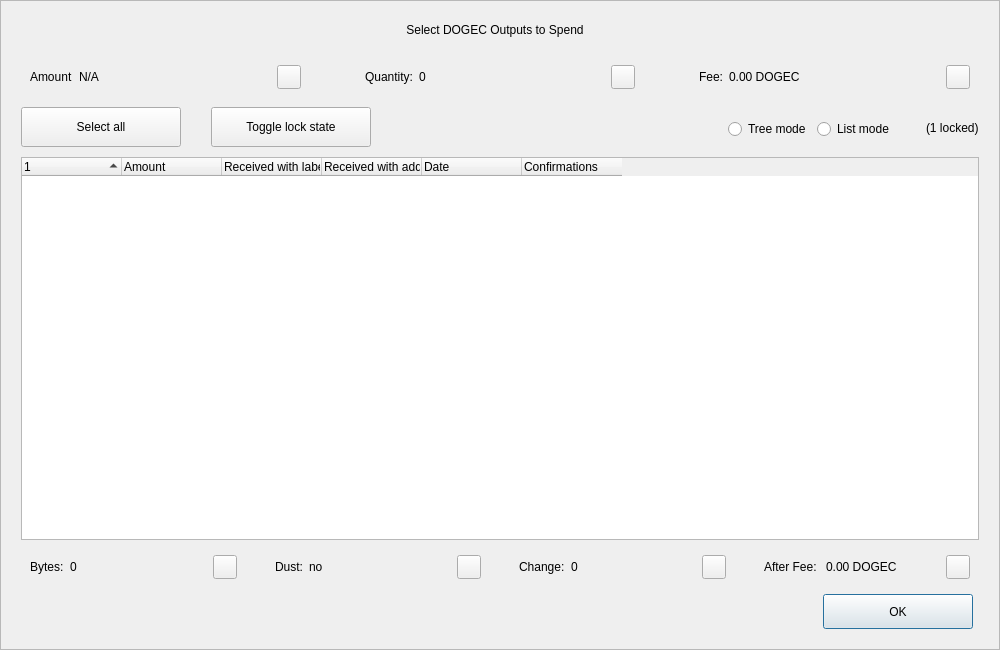
<?xml version="1.0" encoding="UTF-8"?>
<ui version="4.0">
 <class>CoinControlDialog</class>
 <widget class="QDialog" name="CoinControlDialog">
  <property name="geometry">
   <rect>
    <x>0</x>
    <y>0</y>
    <width>1000</width>
    <height>650</height>
   </rect>
  </property>
  <property name="minimumSize">
   <size>
    <width>950</width>
    <height>650</height>
   </size>
  </property>
  <property name="windowTitle">
   <string>Coin Selection</string>
  </property>
  <property name="styleSheet">
   <string notr="true"/>
  </property>
  <layout class="QVBoxLayout" name="verticalLayout">
   <property name="spacing">
    <number>0</number>
   </property>
   <property name="leftMargin">
    <number>0</number>
   </property>
   <property name="topMargin">
    <number>0</number>
   </property>
   <property name="rightMargin">
    <number>0</number>
   </property>
   <property name="bottomMargin">
    <number>0</number>
   </property>
   <item>
    <widget class="QFrame" name="frameContainer">
     <property name="toolTipDuration">
      <number>0</number>
     </property>
     <property name="frameShape">
      <enum>QFrame::StyledPanel</enum>
     </property>
     <property name="frameShadow">
      <enum>QFrame::Raised</enum>
     </property>
     <layout class="QVBoxLayout" name="verticalLayout_2">
      <property name="leftMargin">
       <number>0</number>
      </property>
      <property name="rightMargin">
       <number>0</number>
      </property>
      <property name="bottomMargin">
       <number>20</number>
      </property>
      <item>
       <layout class="QHBoxLayout" name="horizontalLayout_12">
        <property name="spacing">
         <number>0</number>
        </property>
        <property name="leftMargin">
         <number>20</number>
        </property>
        <property name="rightMargin">
         <number>30</number>
        </property>
        <item>
         <spacer name="horizontalSpacer_4">
          <property name="orientation">
           <enum>Qt::Horizontal</enum>
          </property>
          <property name="sizeHint" stdset="0">
           <size>
            <width>40</width>
            <height>20</height>
           </size>
          </property>
         </spacer>
        </item>
        <item>
         <widget class="QLabel" name="labelTitle">
          <property name="minimumSize">
           <size>
            <width>0</width>
            <height>40</height>
           </size>
          </property>
          <property name="maximumSize">
           <size>
            <width>16777215</width>
            <height>40</height>
           </size>
          </property>
          <property name="text">
           <string>Select DOGEC Outputs to Spend</string>
          </property>
          <property name="alignment">
           <set>Qt::AlignCenter</set>
          </property>
          <property name="margin">
           <number>7</number>
          </property>
         </widget>
        </item>
        <item>
         <spacer name="horizontalSpacer_5">
          <property name="orientation">
           <enum>Qt::Horizontal</enum>
          </property>
          <property name="sizeHint" stdset="0">
           <size>
            <width>40</width>
            <height>20</height>
           </size>
          </property>
         </spacer>
        </item>
       </layout>
      </item>
      <item>
       <layout class="QHBoxLayout" name="horizontalLayout_8">
        <property name="leftMargin">
         <number>20</number>
        </property>
        <property name="rightMargin">
         <number>20</number>
        </property>
        <item>
         <widget class="QWidget" name="layoutAmount" native="true">
          <layout class="QHBoxLayout" name="horizontalLayout_9" stretch="0,1,0">
           <item>
            <widget class="QLabel" name="labelCoinControlAmountText">
             <property name="text">
              <string>Amount</string>
             </property>
            </widget>
           </item>
           <item>
            <widget class="QLabel" name="labelCoinControlAmount">
             <property name="text">
              <string notr="true">N/A</string>
             </property>
            </widget>
           </item>
           <item alignment="Qt::AlignHCenter|Qt::AlignVCenter">
            <widget class="QPushButton" name="pushButtonAmount">
             <property name="minimumSize">
              <size>
               <width>0</width>
               <height>24</height>
              </size>
             </property>
             <property name="maximumSize">
              <size>
               <width>24</width>
               <height>26</height>
              </size>
             </property>
             <property name="focusPolicy">
              <enum>Qt::NoFocus</enum>
             </property>
             <property name="styleSheet">
              <string notr="true">padding-bottom:2px;
padding-right:4px;</string>
             </property>
             <property name="text">
              <string/>
             </property>
            </widget>
           </item>
          </layout>
         </widget>
        </item>
        <item>
         <spacer name="horizontalSpacer_2">
          <property name="orientation">
           <enum>Qt::Horizontal</enum>
          </property>
          <property name="sizeType">
           <enum>QSizePolicy::Fixed</enum>
          </property>
          <property name="sizeHint" stdset="0">
           <size>
            <width>40</width>
            <height>20</height>
           </size>
          </property>
         </spacer>
        </item>
        <item>
         <widget class="QWidget" name="layoutQuantity" native="true">
          <layout class="QHBoxLayout" name="horizontalLayout_10" stretch="0,1,0">
           <item>
            <widget class="QLabel" name="labelCoinControlQuantityText">
             <property name="text">
              <string>Quantity:</string>
             </property>
            </widget>
           </item>
           <item>
            <widget class="QLabel" name="labelCoinControlQuantity">
             <property name="text">
              <string notr="true">0</string>
             </property>
            </widget>
           </item>
           <item alignment="Qt::AlignHCenter|Qt::AlignVCenter">
            <widget class="QPushButton" name="pushButtonQuantity">
             <property name="minimumSize">
              <size>
               <width>0</width>
               <height>24</height>
              </size>
             </property>
             <property name="maximumSize">
              <size>
               <width>24</width>
               <height>26</height>
              </size>
             </property>
             <property name="focusPolicy">
              <enum>Qt::NoFocus</enum>
             </property>
             <property name="styleSheet">
              <string notr="true">padding-bottom:2px;
               padding-right:4px;</string>
             </property>
             <property name="text">
              <string/>
             </property>
            </widget>
           </item>
          </layout>
         </widget>
        </item>
        <item>
         <spacer name="horizontalSpacer_22">
          <property name="orientation">
           <enum>Qt::Horizontal</enum>
          </property>
          <property name="sizeType">
           <enum>QSizePolicy::Fixed</enum>
          </property>
          <property name="sizeHint" stdset="0">
           <size>
            <width>40</width>
            <height>20</height>
           </size>
          </property>
         </spacer>
        </item>
        <item>
         <widget class="QWidget" name="layoutFee" native="true">
          <layout class="QHBoxLayout" name="horizontalLayout_11" stretch="0,1,0">
           <item>
            <widget class="QLabel" name="labelCoinControlFeeText">
             <property name="text">
              <string>Fee:</string>
             </property>
            </widget>
           </item>
           <item>
            <widget class="QLabel" name="labelCoinControlFee">
             <property name="text">
              <string>0.00 DOGEC</string>
             </property>
            </widget>
           </item>
           <item alignment="Qt::AlignHCenter|Qt::AlignVCenter">
            <widget class="QPushButton" name="pushButtonFee">
             <property name="minimumSize">
              <size>
               <width>0</width>
               <height>24</height>
              </size>
             </property>
             <property name="maximumSize">
              <size>
               <width>24</width>
               <height>26</height>
              </size>
             </property>
             <property name="focusPolicy">
              <enum>Qt::NoFocus</enum>
             </property>
             <property name="styleSheet">
              <string notr="true">padding-bottom:2px;
               padding-right:4px;</string>
             </property>
             <property name="text">
              <string/>
             </property>
            </widget>
           </item>
          </layout>
         </widget>
        </item>
       </layout>
      </item>
      <item>
       <widget class="QFrame" name="frame">
        <property name="minimumSize">
         <size>
          <width>0</width>
          <height>40</height>
         </size>
        </property>
        <property name="styleSheet">
         <string notr="true">#frame {
	border:0;
}</string>
        </property>
        <property name="frameShape">
         <enum>QFrame::StyledPanel</enum>
        </property>
        <property name="frameShadow">
         <enum>QFrame::Sunken</enum>
        </property>
        <layout class="QHBoxLayout" name="horizontalLayout">
         <property name="spacing">
          <number>0</number>
         </property>
         <property name="leftMargin">
          <number>20</number>
         </property>
         <property name="topMargin">
          <number>0</number>
         </property>
         <property name="rightMargin">
          <number>20</number>
         </property>
         <property name="bottomMargin">
          <number>0</number>
         </property>
         <item>
          <layout class="QHBoxLayout" name="horizontalLayoutPanel" stretch="0,0,0,0,0,0">
           <property name="spacing">
            <number>20</number>
           </property>
           <item>
            <widget class="QPushButton" name="pushButtonSelectAll">
             <property name="sizePolicy">
              <sizepolicy hsizetype="Maximum" vsizetype="Fixed">
               <horstretch>0</horstretch>
               <verstretch>0</verstretch>
              </sizepolicy>
             </property>
             <property name="minimumSize">
              <size>
               <width>160</width>
               <height>40</height>
              </size>
             </property>
             <property name="maximumSize">
              <size>
               <width>16777215</width>
               <height>40</height>
              </size>
             </property>
             <property name="text">
              <string>Select all</string>
             </property>
             <property name="checkable">
              <bool>true</bool>
             </property>
             <property name="checked">
              <bool>false</bool>
             </property>
             <property name="autoExclusive">
              <bool>false</bool>
             </property>
             <property name="autoDefault">
              <bool>false</bool>
             </property>
            </widget>
           </item>
           <item>
            <spacer name="horizontalSpacer_6">
             <property name="orientation">
              <enum>Qt::Horizontal</enum>
             </property>
             <property name="sizeType">
              <enum>QSizePolicy::Fixed</enum>
             </property>
             <property name="sizeHint" stdset="0">
              <size>
               <width>10</width>
               <height>20</height>
              </size>
             </property>
            </spacer>
           </item>
           <item>
            <widget class="QPushButton" name="pushButtonToggleLock">
             <property name="sizePolicy">
              <sizepolicy hsizetype="Maximum" vsizetype="Fixed">
               <horstretch>0</horstretch>
               <verstretch>0</verstretch>
              </sizepolicy>
             </property>
             <property name="minimumSize">
              <size>
               <width>160</width>
               <height>40</height>
              </size>
             </property>
             <property name="maximumSize">
              <size>
               <width>16777215</width>
               <height>40</height>
              </size>
             </property>
             <property name="text">
              <string>Toggle lock state</string>
             </property>
             <property name="checkable">
              <bool>true</bool>
             </property>
             <property name="autoExclusive">
              <bool>false</bool>
             </property>
             <property name="autoDefault">
              <bool>false</bool>
             </property>
            </widget>
           </item>
           <item>
            <spacer name="horizontalSpacer_7">
             <property name="orientation">
              <enum>Qt::Horizontal</enum>
             </property>
             <property name="sizeType">
              <enum>QSizePolicy::Expanding</enum>
             </property>
             <property name="sizeHint" stdset="0">
              <size>
               <width>30</width>
               <height>20</height>
              </size>
             </property>
            </spacer>
           </item>
           <item alignment="Qt::AlignRight">
            <widget class="QGroupBox" name="groupBox_2">
             <property name="styleSheet">
              <string notr="true">#groupBox_2 {
    background-color:transparent;
    border-radius:0;
}</string>
             </property>
             <property name="title">
              <string/>
             </property>
             <layout class="QHBoxLayout" name="horizontalLayout_14">
              <item>
               <widget class="QRadioButton" name="radioTreeMode">
                <property name="sizePolicy">
                 <sizepolicy hsizetype="Maximum" vsizetype="Fixed">
                  <horstretch>0</horstretch>
                  <verstretch>0</verstretch>
                 </sizepolicy>
                </property>
                <property name="text">
                 <string>Tree mode</string>
                </property>
               </widget>
              </item>
              <item>
               <widget class="QRadioButton" name="radioListMode">
                <property name="sizePolicy">
                 <sizepolicy hsizetype="Maximum" vsizetype="Fixed">
                  <horstretch>0</horstretch>
                  <verstretch>0</verstretch>
                 </sizepolicy>
                </property>
                <property name="text">
                 <string>List mode</string>
                </property>
                <property name="checked">
                 <bool>false</bool>
                </property>
               </widget>
              </item>
             </layout>
            </widget>
           </item>
           <item>
            <widget class="QLabel" name="labelLocked">
             <property name="text">
              <string>(1 locked)</string>
             </property>
            </widget>
           </item>
          </layout>
         </item>
        </layout>
       </widget>
      </item>
      <item>
       <layout class="QHBoxLayout" name="horizontalLayout_13">
        <property name="leftMargin">
         <number>20</number>
        </property>
        <property name="rightMargin">
         <number>20</number>
        </property>
        <item>
         <widget class="CoinControlTreeWidget" name="treeWidget">
          <property name="contextMenuPolicy">
           <enum>Qt::CustomContextMenu</enum>
          </property>
          <property name="styleSheet">
           <string notr="true"/>
          </property>
          <property name="sortingEnabled">
           <bool>false</bool>
          </property>
          <property name="columnCount">
           <number>6</number>
          </property>
          <attribute name="headerShowSortIndicator" stdset="0">
           <bool>true</bool>
          </attribute>
          <attribute name="headerStretchLastSection">
           <bool>false</bool>
          </attribute>
          <column>
           <property name="text">
            <string/>
           </property>
          </column>
          <column>
           <property name="text">
            <string>Amount</string>
           </property>
          </column>
          <column>
           <property name="text">
            <string>Received with label</string>
           </property>
          </column>
          <column>
           <property name="text">
            <string>Received with address</string>
           </property>
          </column>
          <column>
           <property name="text">
            <string>Date</string>
           </property>
          </column>
          <column>
           <property name="text">
            <string>Confirmations</string>
           </property>
           <property name="toolTip">
            <string>Confirmed</string>
           </property>
          </column>
         </widget>
        </item>
       </layout>
      </item>
      <item>
       <layout class="QHBoxLayout" name="horizontalLayout_3">
        <property name="spacing">
         <number>20</number>
        </property>
        <property name="leftMargin">
         <number>20</number>
        </property>
        <property name="rightMargin">
         <number>20</number>
        </property>
        <item>
         <widget class="QWidget" name="layoutBytes" native="true">
          <layout class="QHBoxLayout" name="horizontalLayout_4" stretch="0,1,0">
           <item>
            <widget class="QLabel" name="labelCoinControlBytesText">
             <property name="text">
              <string>Bytes:</string>
             </property>
            </widget>
           </item>
           <item>
            <widget class="QLabel" name="labelCoinControlBytes">
             <property name="text">
              <string notr="true">0</string>
             </property>
            </widget>
           </item>
           <item alignment="Qt::AlignHCenter|Qt::AlignVCenter">
            <widget class="QPushButton" name="pushButtonBytes">
             <property name="minimumSize">
              <size>
               <width>0</width>
               <height>24</height>
              </size>
             </property>
             <property name="maximumSize">
              <size>
               <width>24</width>
               <height>26</height>
              </size>
             </property>
             <property name="focusPolicy">
              <enum>Qt::NoFocus</enum>
             </property>
             <property name="styleSheet">
              <string notr="true">padding-bottom:2px;
               padding-right:4px;</string>
             </property>
             <property name="text">
              <string/>
             </property>
            </widget>
           </item>
          </layout>
         </widget>
        </item>
        <item>
         <widget class="QWidget" name="layoutDust" native="true">
          <layout class="QHBoxLayout" name="horizontalLayout_5" stretch="0,1,0">
           <item>
            <widget class="QLabel" name="labelCoinControlLowOutputText">
             <property name="text">
              <string>Dust:</string>
             </property>
            </widget>
           </item>
           <item>
            <widget class="QLabel" name="labelCoinControlLowOutput">
             <property name="text">
              <string>no</string>
             </property>
            </widget>
           </item>
           <item alignment="Qt::AlignHCenter|Qt::AlignVCenter">
            <widget class="QPushButton" name="pushButtonDust">
             <property name="minimumSize">
              <size>
               <width>0</width>
               <height>24</height>
              </size>
             </property>
             <property name="maximumSize">
              <size>
               <width>24</width>
               <height>26</height>
              </size>
             </property>
             <property name="focusPolicy">
              <enum>Qt::NoFocus</enum>
             </property>
             <property name="styleSheet">
              <string notr="true">padding-bottom:2px;
               padding-right:4px;</string>
             </property>
             <property name="text">
              <string/>
             </property>
            </widget>
           </item>
          </layout>
         </widget>
        </item>
        <item>
         <widget class="QWidget" name="layoutChange" native="true">
          <layout class="QHBoxLayout" name="horizontalLayout_6" stretch="0,1,0">
           <item>
            <widget class="QLabel" name="labelCoinControlChangeText">
             <property name="text">
              <string>Change:</string>
             </property>
            </widget>
           </item>
           <item>
            <widget class="QLabel" name="labelCoinControlChange">
             <property name="text">
              <string notr="true">0</string>
             </property>
            </widget>
           </item>
           <item alignment="Qt::AlignHCenter|Qt::AlignVCenter">
            <widget class="QPushButton" name="pushButtonChange">
             <property name="minimumSize">
              <size>
               <width>0</width>
               <height>24</height>
              </size>
             </property>
             <property name="maximumSize">
              <size>
               <width>24</width>
               <height>26</height>
              </size>
             </property>
             <property name="focusPolicy">
              <enum>Qt::NoFocus</enum>
             </property>
             <property name="styleSheet">
              <string notr="true">padding-bottom:2px;
               padding-right:4px;</string>
             </property>
             <property name="text">
              <string/>
             </property>
            </widget>
           </item>
          </layout>
         </widget>
        </item>
        <item>
         <widget class="QWidget" name="layoutAfter" native="true">
          <layout class="QHBoxLayout" name="horizontalLayout_7" stretch="0,1,0">
           <item>
            <widget class="QLabel" name="labelCoinControlAfterFeeText">
             <property name="text">
              <string>After Fee: </string>
             </property>
            </widget>
           </item>
           <item>
            <widget class="QLabel" name="labelCoinControlAfterFee">
             <property name="text">
              <string>0.00 DOGEC</string>
             </property>
            </widget>
           </item>
           <item alignment="Qt::AlignHCenter|Qt::AlignVCenter">
            <widget class="QPushButton" name="pushButtonAlterFee">
             <property name="minimumSize">
              <size>
               <width>0</width>
               <height>24</height>
              </size>
             </property>
             <property name="maximumSize">
              <size>
               <width>24</width>
               <height>26</height>
              </size>
             </property>
             <property name="focusPolicy">
              <enum>Qt::NoFocus</enum>
             </property>
             <property name="styleSheet">
              <string notr="true">padding-bottom:2px;
               padding-right:4px;</string>
             </property>
             <property name="text">
              <string/>
             </property>
            </widget>
           </item>
          </layout>
         </widget>
        </item>
       </layout>
      </item>
      <item>
       <layout class="QHBoxLayout" name="horizontalLayout_2">
        <property name="spacing">
         <number>0</number>
        </property>
        <property name="leftMargin">
         <number>20</number>
        </property>
        <property name="rightMargin">
         <number>26</number>
        </property>
        <item>
         <spacer name="horizontalSpacer_3">
          <property name="orientation">
           <enum>Qt::Horizontal</enum>
          </property>
          <property name="sizeHint" stdset="0">
           <size>
            <width>558</width>
            <height>20</height>
           </size>
          </property>
         </spacer>
        </item>
        <item>
         <widget class="QPushButton" name="pushButtonOk">
          <property name="minimumSize">
           <size>
            <width>150</width>
            <height>35</height>
           </size>
          </property>
          <property name="text">
           <string>OK</string>
          </property>
         </widget>
        </item>
       </layout>
      </item>
     </layout>
    </widget>
   </item>
  </layout>
 </widget>
 <customwidgets>
  <customwidget>
   <class>CoinControlTreeWidget</class>
   <extends>QTreeWidget</extends>
   <header>coincontroltreewidget.h</header>
  </customwidget>
 </customwidgets>
 <resources/>
 <connections/>
</ui>
